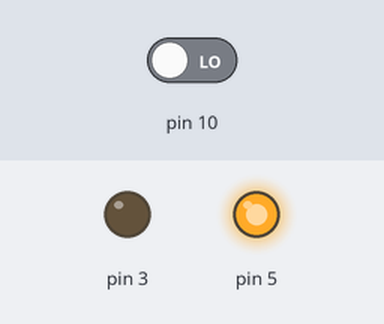
Bench run of a sketch on a simulated Arduino Uno, built with avr-gcc and run on an emulated ATmega328P. Shown: output pins drawn as LEDs (lit = HIGH). The inputs (shaded band) are chosen by the test bench; at power-on: pin 10 LOW.

Above: at 1.2 s.
1.3 s: pin 10 driven HIGH
At 2.5 s:
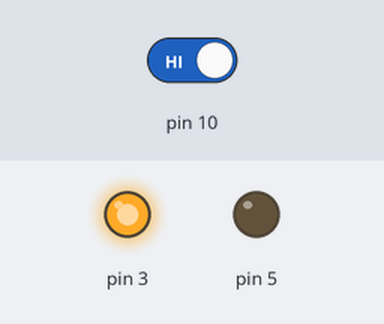
2.9 s: pin 10 driven LOW
At 3.7 s:
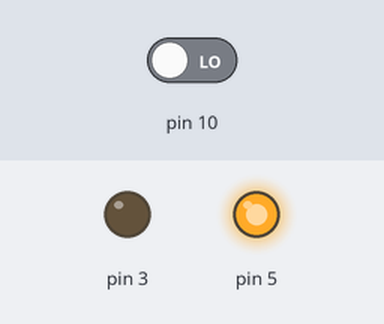
Timing chart, 0 to 5.9 s (numbered marks = the images above; inputs shaded):
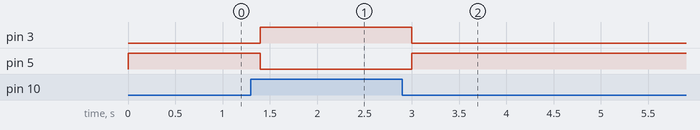

Measured:
- after the input at 1.3 s, pin 3: LOW → HIGH after 0.10 s; pin 5: HIGH → LOW after 0.10 s
- after the input at 2.9 s, pin 3: HIGH → LOW after 0.10 s; pin 5: LOW → HIGH after 0.10 s

The sketch:

14_IR.ino
```cpp
void setup() {
pinMode(3, OUTPUT);
pinMode(5, OUTPUT);
pinMode(10, INPUT);
}
void loop() {
int hasObstacle = digitalRead(10);
if (hasObstacle == 1) {
digitalWrite(3, HIGH);
digitalWrite(5, LOW);
}
else {
digitalWrite(3, LOW);
digitalWrite(5, HIGH);

}
delay(200);
}
```
